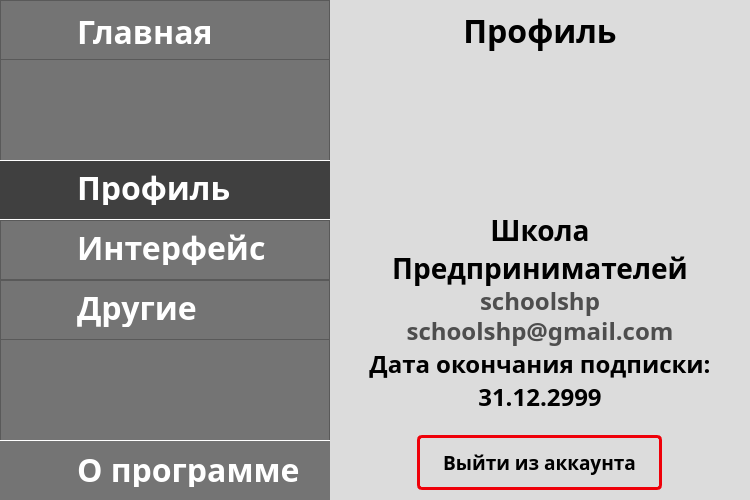
   <widget class="QWidget" name="widget_settings" native="true">
    <property name="enabled">
     <bool>true</bool>
    </property>
    <property name="geometry">
     <rect>
      <x>0</x>
      <y>0</y>
      <width>750</width>
      <height>500</height>
     </rect>
    </property>
    <property name="autoFillBackground">
     <bool>false</bool>
    </property>
    <property name="styleSheet">
     <string notr="true">background-color: #DCDCDC;</string>
    </property>
    <widget class="QFrame" name="frame_settings_menu">
     <property name="geometry">
      <rect>
       <x>0</x>
       <y>0</y>
       <width>330</width>
       <height>500</height>
      </rect>
     </property>
     <property name="styleSheet">
      <string notr="true">background-color: rgb(116, 116, 116);</string>
     </property>
     <property name="frameShape">
      <enum>QFrame::StyledPanel</enum>
     </property>
     <property name="frameShadow">
      <enum>QFrame::Raised</enum>
     </property>
     <widget class="QFrame" name="frame_settings_menu_home">
      <property name="geometry">
       <rect>
        <x>0</x>
        <y>0</y>
        <width>330</width>
        <height>60</height>
       </rect>
      </property>
      <property name="styleSheet">
       <string notr="true">QFrame#frame_settings_menu_home{
border-bottom: 1px solid #FFF;
}</string>
      </property>
      <property name="frameShape">
       <enum>QFrame::StyledPanel</enum>
      </property>
      <property name="frameShadow">
       <enum>QFrame::Raised</enum>
      </property>
      <widget class="QLabel" name="label_settings_menu_home">
       <property name="geometry">
        <rect>
         <x>77</x>
         <y>18</y>
         <width>235</width>
         <height>26</height>
        </rect>
       </property>
       <property name="styleSheet">
        <string notr="true">color: #FFF;
font-family: Montserrat ExtraBold;
font-size: 32px;
font-style: normal;
font-weight: 800;
line-height: 24px; /* 75% */</string>
       </property>
       <property name="text">
        <string>Главная</string>
       </property>
      </widget>
      <widget class="QLabel" name="label_settings_menu_home_icon">
       <property name="geometry">
        <rect>
         <x>16</x>
         <y>8</y>
         <width>45</width>
         <height>45</height>
        </rect>
       </property>
       <property name="autoFillBackground">
        <bool>false</bool>
       </property>
       <property name="text">
        <string/>
       </property>
       <property name="pixmap">
        <pixmap>../Images/House_01.svg</pixmap>
       </property>
      </widget>
     </widget>
     <widget class="QFrame" name="frame_settings_menu_profile">
      <property name="geometry">
       <rect>
        <x>0</x>
        <y>160</y>
        <width>330</width>
        <height>60</height>
       </rect>
      </property>
      <property name="styleSheet">
       <string notr="true">QFrame#frame_settings_menu_profile{
border-top: 1px solid #FFF;
border-bottom: 1px solid #FFF;
background: #404040;
}</string>
      </property>
      <property name="frameShape">
       <enum>QFrame::StyledPanel</enum>
      </property>
      <property name="frameShadow">
       <enum>QFrame::Raised</enum>
      </property>
      <widget class="QLabel" name="label_settings_menu_profile">
       <property name="geometry">
        <rect>
         <x>77</x>
         <y>10</y>
         <width>235</width>
         <height>35</height>
        </rect>
       </property>
       <property name="autoFillBackground">
        <bool>false</bool>
       </property>
       <property name="styleSheet">
        <string notr="true">color: #FFF;
font-family: Montserrat ExtraBold;
font-size: 32px;
font-style: normal;
font-weight: 800;
line-height: 24px; /* 75% */
background-color: rgba(0, 0, 0, 0);</string>
       </property>
       <property name="text">
        <string>Профиль</string>
       </property>
      </widget>
      <widget class="QLabel" name="label_settings_menu_profile_icon">
       <property name="geometry">
        <rect>
         <x>16</x>
         <y>8</y>
         <width>45</width>
         <height>45</height>
        </rect>
       </property>
       <property name="autoFillBackground">
        <bool>false</bool>
       </property>
       <property name="styleSheet">
        <string notr="true">background-color: rgba(0, 0, 0, 0);</string>
       </property>
       <property name="text">
        <string/>
       </property>
       <property name="pixmap">
        <pixmap>../Images/person-circle.svg</pixmap>
       </property>
      </widget>
     </widget>
     <widget class="QFrame" name="frame_settings_menu_interface">
      <property name="geometry">
       <rect>
        <x>0</x>
        <y>220</y>
        <width>330</width>
        <height>60</height>
       </rect>
      </property>
      <property name="styleSheet">
       <string notr="true">QFrame#frame_settings_menu_interface{
border-bottom: 1px solid #FFF;
}</string>
      </property>
      <property name="frameShape">
       <enum>QFrame::StyledPanel</enum>
      </property>
      <property name="frameShadow">
       <enum>QFrame::Raised</enum>
      </property>
      <widget class="QLabel" name="label_settings_menu_interface">
       <property name="geometry">
        <rect>
         <x>77</x>
         <y>10</y>
         <width>235</width>
         <height>35</height>
        </rect>
       </property>
       <property name="styleSheet">
        <string notr="true">color: #FFF;
font-family: Montserrat ExtraBold;
font-size: 32px;
font-style: normal;
font-weight: 800;
line-height: 24px; /* 75% */
background-color: rgba(0, 0, 0, 0);</string>
       </property>
       <property name="text">
        <string>Интерфейс</string>
       </property>
      </widget>
      <widget class="QLabel" name="label_settings_menu_interface_icon">
       <property name="geometry">
        <rect>
         <x>16</x>
         <y>8</y>
         <width>45</width>
         <height>45</height>
        </rect>
       </property>
       <property name="autoFillBackground">
        <bool>false</bool>
       </property>
       <property name="styleSheet">
        <string notr="true">background-color: rgba(0, 0, 0, 0);</string>
       </property>
       <property name="text">
        <string/>
       </property>
       <property name="pixmap">
        <pixmap>../Images/Slider_03.svg</pixmap>
       </property>
      </widget>
     </widget>
     <widget class="QFrame" name="frame_settings_menu_other">
      <property name="geometry">
       <rect>
        <x>0</x>
        <y>280</y>
        <width>330</width>
        <height>60</height>
       </rect>
      </property>
      <property name="styleSheet">
       <string notr="true">QFrame#frame_settings_menu_other{
border-bottom: 1px solid #FFF;
}</string>
      </property>
      <property name="frameShape">
       <enum>QFrame::StyledPanel</enum>
      </property>
      <property name="frameShadow">
       <enum>QFrame::Raised</enum>
      </property>
      <widget class="QLabel" name="label_settings_menu_other">
       <property name="geometry">
        <rect>
         <x>77</x>
         <y>7</y>
         <width>235</width>
         <height>40</height>
        </rect>
       </property>
       <property name="styleSheet">
        <string notr="true">color: #FFF;
font-family: Montserrat ExtraBold;
font-size: 32px;
font-style: normal;
font-weight: 800;
line-height: 24px; /* 75% */
background-color: rgba(0, 0, 0, 0);</string>
       </property>
       <property name="text">
        <string>Другие</string>
       </property>
      </widget>
      <widget class="QLabel" name="label_settings_menu_other_icon">
       <property name="geometry">
        <rect>
         <x>16</x>
         <y>8</y>
         <width>45</width>
         <height>45</height>
        </rect>
       </property>
       <property name="autoFillBackground">
        <bool>false</bool>
       </property>
       <property name="styleSheet">
        <string notr="true">background-color: rgba(0, 0, 0, 0);</string>
       </property>
       <property name="text">
        <string/>
       </property>
       <property name="pixmap">
        <pixmap>../Images/More_Horizontal.svg</pixmap>
       </property>
      </widget>
     </widget>
     <widget class="QFrame" name="frame_settings_menu_about">
      <property name="geometry">
       <rect>
        <x>0</x>
        <y>440</y>
        <width>330</width>
        <height>60</height>
       </rect>
      </property>
      <property name="styleSheet">
       <string notr="true">QFrame#frame_settings_menu_about{
border-top: 1px solid #FFF;
}</string>
      </property>
      <property name="frameShape">
       <enum>QFrame::StyledPanel</enum>
      </property>
      <property name="frameShadow">
       <enum>QFrame::Raised</enum>
      </property>
      <widget class="QLabel" name="label_settings_menu_about">
       <property name="geometry">
        <rect>
         <x>77</x>
         <y>12</y>
         <width>235</width>
         <height>35</height>
        </rect>
       </property>
       <property name="styleSheet">
        <string notr="true">color: #FFF;
font-family: Montserrat ExtraBold;
font-size: 32px;
font-style: normal;
font-weight: 800;
line-height: 24px; /* 75% */
background-color: rgba(0, 0, 0, 0);</string>
       </property>
       <property name="text">
        <string>О программе</string>
       </property>
      </widget>
      <widget class="QLabel" name="label__settings_menu_about_icon">
       <property name="geometry">
        <rect>
         <x>16</x>
         <y>8</y>
         <width>45</width>
         <height>45</height>
        </rect>
       </property>
       <property name="autoFillBackground">
        <bool>false</bool>
       </property>
       <property name="styleSheet">
        <string notr="true">background-color: rgba(0, 0, 0, 0);</string>
       </property>
       <property name="text">
        <string/>
       </property>
       <property name="pixmap">
        <pixmap>../Images/Info.svg</pixmap>
       </property>
      </widget>
     </widget>
    </widget>
    <widget class="QWidget" name="widget_settings_profile" native="true">
     <property name="geometry">
      <rect>
       <x>330</x>
       <y>0</y>
       <width>420</width>
       <height>500</height>
      </rect>
     </property>
     <widget class="QLabel" name="label_settings_profile_">
      <property name="geometry">
       <rect>
        <x>16</x>
        <y>0</y>
        <width>388</width>
        <height>60</height>
       </rect>
      </property>
      <property name="styleSheet">
       <string notr="true">color: #000;
font-family: Montserrat ExtraBold;
font-size: 32px;
font-style: normal;
font-weight: 800;
line-height: 24px; /* 75% */
background-color: rgba(0, 0, 0, 0);</string>
      </property>
      <property name="text">
       <string>Профиль</string>
      </property>
      <property name="alignment">
       <set>Qt::AlignCenter</set>
      </property>
     </widget>
     <widget class="QLabel" name="label_settings_profile_edit_icon">
      <property name="geometry">
       <rect>
        <x>359</x>
        <y>7</y>
        <width>45</width>
        <height>45</height>
       </rect>
      </property>
      <property name="autoFillBackground">
       <bool>false</bool>
      </property>
      <property name="styleSheet">
       <string notr="true">background-color: rgba(0, 0, 0, 0);</string>
      </property>
      <property name="text">
       <string/>
      </property>
      <property name="pixmap">
       <pixmap>../Images/Edit_Pencil_01.svg</pixmap>
      </property>
     </widget>
     <widget class="QLabel" name="label_settings_profile_logo">
      <property name="geometry">
       <rect>
        <x>135</x>
        <y>60</y>
        <width>150</width>
        <height>150</height>
       </rect>
      </property>
      <property name="text">
       <string/>
      </property>
      <property name="pixmap">
       <pixmap>../Images/schoollogo.png</pixmap>
      </property>
      <property name="scaledContents">
       <bool>true</bool>
      </property>
     </widget>
     <widget class="QLabel" name="label_settings_profile_name">
      <property name="geometry">
       <rect>
        <x>16</x>
        <y>210</y>
        <width>388</width>
        <height>80</height>
       </rect>
      </property>
      <property name="styleSheet">
       <string notr="true">color: #000;
font-family: Montserrat ExtraBold;
font-feature-settings: 'clig' off, 'liga' off;
text-align: center;
font-size: 28px;
font-style: normal;
font-weight: 800;
line-height: 24px; /* 75% */
background-color: rgba(0, 0, 0, 0);</string>
      </property>
      <property name="text">
       <string>&lt;html&gt;&lt;head/&gt;&lt;body&gt;&lt;p&gt;Школа&lt;br&gt;                                                                                                                            Предпринимателей&lt;/p&gt;&lt;/body&gt;&lt;/html&gt;</string>
      </property>
      <property name="alignment">
       <set>Qt::AlignCenter</set>
      </property>
     </widget>
     <widget class="QLabel" name="label_settings_profile_username">
      <property name="geometry">
       <rect>
        <x>16</x>
        <y>285</y>
        <width>388</width>
        <height>31</height>
       </rect>
      </property>
      <property name="styleSheet">
       <string notr="true">color: rgba(0, 0, 0, 0.65);
font-family: Montserrat ExtraBold;
font-feature-settings: 'clig' off, 'liga' off;
text-align: center;
font-size: 24px;
font-style: normal;
font-weight: 800;
line-height: 24px; /* 75% */
background-color: rgba(0, 0, 0, 0);</string>
      </property>
      <property name="text">
       <string>schoolshp</string>
      </property>
      <property name="alignment">
       <set>Qt::AlignCenter</set>
      </property>
     </widget>
     <widget class="QLabel" name="label_settings_profile_email">
      <property name="geometry">
       <rect>
        <x>16</x>
        <y>315</y>
        <width>388</width>
        <height>31</height>
       </rect>
      </property>
      <property name="styleSheet">
       <string notr="true">color: rgba(0, 0, 0, 0.65);
font-family: Montserrat ExtraBold;
font-feature-settings: 'clig' off, 'liga' off;
text-align: center;
font-size: 24px;
font-style: normal;
font-weight: 800;
line-height: 24px; /* 75% */
background-color: rgba(0, 0, 0, 0);</string>
      </property>
      <property name="text">
       <string>schoolshp@gmail.com</string>
      </property>
      <property name="alignment">
       <set>Qt::AlignCenter</set>
      </property>
     </widget>
     <widget class="QLabel" name="label_settings_profile_sub_end">
      <property name="geometry">
       <rect>
        <x>16</x>
        <y>350</y>
        <width>388</width>
        <height>61</height>
       </rect>
      </property>
      <property name="styleSheet">
       <string notr="true">color: #000;
font-family: Montserrat ExtraBold;
font-feature-settings: 'clig' off, 'liga' off;
text-align: center;
font-size: 24px;
font-style: normal;
font-weight: 800;
line-height: 24px; /* 75% */
background-color: rgba(0, 0, 0, 0);</string>
      </property>
      <property name="text">
       <string>Дата окончания подписки:
31.12.2999</string>
      </property>
      <property name="alignment">
       <set>Qt::AlignCenter</set>
      </property>
     </widget>
     <widget class="QPushButton" name="pushButton_settings_profile_logout">
      <property name="geometry">
       <rect>
        <x>87</x>
        <y>435</y>
        <width>245</width>
        <height>55</height>
       </rect>
      </property>
      <property name="font">
       <font>
        <family>Montserrat ExtraBold</family>
        <pointsize>14</pointsize>
        <weight>75</weight>
        <bold>true</bold>
       </font>
      </property>
      <property name="autoFillBackground">
       <bool>false</bool>
      </property>
      <property name="styleSheet">
       <string notr="true">QPushButton{

border-radius: 5px;
border: 3px solid rgba(239, 0, 9, 1);
color:#000;
padding-top: -1px;

}

QPushButton::hover{

border-radius: 5px;
border: 3px solid #000;
color: #fff;
padding-top: -1px;
background-color: rgba(239, 0, 9, 1);
}</string>
      </property>
      <property name="text">
       <string>Выйти из аккаунта</string>
      </property>
      <property name="checkable">
       <bool>false</bool>
      </property>
      <property name="autoDefault">
       <bool>false</bool>
      </property>
      <property name="flat">
       <bool>false</bool>
      </property>
     </widget>
    </widget>
    <widget class="QWidget" name="widget_settings_interface" native="true">
     <property name="geometry">
      <rect>
       <x>330</x>
       <y>0</y>
       <width>420</width>
       <height>500</height>
      </rect>
     </property>
     <widget class="QLabel" name="label_settings_interface">
      <property name="geometry">
       <rect>
        <x>16</x>
        <y>0</y>
        <width>388</width>
        <height>60</height>
       </rect>
      </property>
      <property name="styleSheet">
       <string notr="true">color: #000;
font-family: Montserrat ExtraBold;
font-size: 32px;
font-style: normal;
font-weight: 800;
line-height: 24px; /* 75% */
background-color: rgba(0, 0, 0, 0);</string>
      </property>
      <property name="text">
       <string>Интерфейс</string>
      </property>
      <property name="alignment">
       <set>Qt::AlignCenter</set>
      </property>
     </widget>
     <widget class="QLabel" name="label_settings_interface_language">
      <property name="geometry">
       <rect>
        <x>16</x>
        <y>107</y>
        <width>150</width>
        <height>60</height>
       </rect>
      </property>
      <property name="styleSheet">
       <string notr="true">color: #000;
font-family: Montserrat ExtraBold;
font-size: 28px;
font-style: normal;
font-weight: 800;
line-height: 24px; /* 75% */
background-color: rgba(0, 0, 0, 0);</string>
      </property>
      <property name="text">
       <string>Язык</string>
      </property>
      <property name="alignment">
       <set>Qt::AlignLeading|Qt::AlignLeft|Qt::AlignVCenter</set>
      </property>
     </widget>
     <widget class="QLabel" name="label_settings_interface_theme">
      <property name="geometry">
       <rect>
        <x>16</x>
        <y>174</y>
        <width>150</width>
        <height>60</height>
       </rect>
      </property>
      <property name="styleSheet">
       <string notr="true">color: #000;
font-family: Montserrat ExtraBold;
font-size: 28px;
font-style: normal;
font-weight: 800;
line-height: 24px; /* 75% */
background-color: rgba(0, 0, 0, 0);</string>
      </property>
      <property name="text">
       <string>Тема</string>
      </property>
      <property name="alignment">
       <set>Qt::AlignLeading|Qt::AlignLeft|Qt::AlignVCenter</set>
      </property>
     </widget>
     <widget class="QComboBox" name="comboBox_settings_interface_language">
      <property name="geometry">
       <rect>
        <x>189</x>
        <y>110</y>
        <width>215</width>
        <height>55</height>
       </rect>
      </property>
      <property name="styleSheet">
       <string notr="true">QComboBox#comboBox_settings_interface_language{
	border: 0px;
	background-color: rgb(116, 116, 116);
	border-radius: 8px;
	color: #fff;
	font-family: Montserrat ExtraBold;
	font-size: 28px;
	font-style: normal;
	font-weight: 800;
	line-height: 24px; /* 85.714% */
	

}
QComboBox#comboBox_settings_interface_language::drop-down{
border: 0px;
border-radius: 5px;
background-color: rgb(116, 116, 116);
}

QComboBox#comboBox_settings_interface_language::down-arrow{
	image: url();
}</string>
      </property>
      <item>
       <property name="text">
        <string>Русский</string>
       </property>
      </item>
      <item>
       <property name="text">
        <string>English</string>
       </property>
      </item>
     </widget>
     <widget class="QComboBox" name="comboBox_settings_interface_theme">
      <property name="geometry">
       <rect>
        <x>189</x>
        <y>177</y>
        <width>215</width>
        <height>55</height>
       </rect>
      </property>
      <property name="styleSheet">
       <string notr="true">QComboBox#comboBox_settings_interface_theme{
	border: 0px;
	background-color: rgb(116, 116, 116);
	border-radius: 8px;
	color: #fff;
	font-family: Montserrat ExtraBold;
	font-size: 28px;
	font-style: normal;
	font-weight: 800;
	line-height: 24px; /* 85.714% */
	

}
QComboBox#comboBox_settings_interface_theme::drop-down{
border: 0px;
border-radius: 5px;
background-color: rgb(116, 116, 116);
}

QComboBox#comboBox_settings_interface_theme::down-arrow{
	image: url();
}</string>
      </property>
      <item>
       <property name="text">
        <string>Cветлая</string>
       </property>
      </item>
      <item>
       <property name="text">
        <string>Тёмная</string>
       </property>
      </item>
     </widget>
    </widget>
    <widget class="QWidget" name="widget_settings_other" native="true">
     <property name="geometry">
      <rect>
       <x>330</x>
       <y>0</y>
       <width>420</width>
       <height>500</height>
      </rect>
     </property>
     <widget class="QLabel" name="label_settings_other">
      <property name="geometry">
       <rect>
        <x>16</x>
        <y>0</y>
        <width>388</width>
        <height>60</height>
       </rect>
      </property>
      <property name="styleSheet">
       <string notr="true">color: #000;
font-family: Montserrat ExtraBold;
font-size: 32px;
font-style: normal;
font-weight: 800;
line-height: 24px; /* 75% */
background-color: rgba(0, 0, 0, 0);</string>
      </property>
      <property name="text">
       <string>Другие настройки</string>
      </property>
      <property name="alignment">
       <set>Qt::AlignCenter</set>
      </property>
     </widget>
    </widget>
    <widget class="QWidget" name="widget_settings_about" native="true">
     <property name="geometry">
      <rect>
       <x>330</x>
       <y>0</y>
       <width>420</width>
       <height>500</height>
      </rect>
     </property>
     <widget class="QLabel" name="label_settings_about">
      <property name="geometry">
       <rect>
        <x>16</x>
        <y>0</y>
        <width>388</width>
        <height>60</height>
       </rect>
      </property>
      <property name="styleSheet">
       <string notr="true">color: #000;
font-family: Montserrat ExtraBold;
font-size: 32px;
font-style: normal;
font-weight: 800;
line-height: 24px; /* 75% */
background-color: rgba(0, 0, 0, 0);</string>
      </property>
      <property name="text">
       <string>О программе</string>
      </property>
      <property name="alignment">
       <set>Qt::AlignCenter</set>
      </property>
     </widget>
     <widget class="QLabel" name="labelt_settings_about_logo_u2p_sim_full">
      <property name="geometry">
       <rect>
        <x>110</x>
        <y>73</y>
        <width>210</width>
        <height>117</height>
       </rect>
      </property>
      <property name="text">
       <string/>
      </property>
      <property name="pixmap">
       <pixmap>../Images/u2p_sim_full_logo.svg</pixmap>
      </property>
      <property name="scaledContents">
       <bool>true</bool>
      </property>
     </widget>
     <widget class="QLabel" name="label_settings_about_logo_u2p">
      <property name="geometry">
       <rect>
        <x>117</x>
        <y>271</y>
        <width>185</width>
        <height>117</height>
       </rect>
      </property>
      <property name="text">
       <string/>
      </property>
      <property name="pixmap">
       <pixmap>../Images/u2p_full_logo.svg</pixmap>
      </property>
      <property name="scaledContents">
       <bool>true</bool>
      </property>
     </widget>
     <widget class="QLabel" name="label_settings_about_dev_inf">
      <property name="geometry">
       <rect>
        <x>20</x>
        <y>190</y>
        <width>388</width>
        <height>75</height>
       </rect>
      </property>
      <property name="styleSheet">
       <string notr="true">color: #000;
font-family: Montserrat ExtraBold;
font-size: 28px;
font-style: normal;
font-weight: 800;
line-height: 24px; /* 75% */
background-color: rgba(0, 0, 0, 0);</string>
      </property>
      <property name="text">
       <string>Разработана karton4ik
при поддержке</string>
      </property>
      <property name="alignment">
       <set>Qt::AlignCenter</set>
      </property>
     </widget>
     <widget class="QLabel" name="label_settings_about_contact_text">
      <property name="geometry">
       <rect>
        <x>16</x>
        <y>400</y>
        <width>200</width>
        <height>41</height>
       </rect>
      </property>
      <property name="styleSheet">
       <string notr="true">color: #000;
font-family: Montserrat ExtraBold;
font-size: 28px;
font-style: normal;
font-weight: 800;
line-height: 24px; /* 75% */
background-color: rgba(0, 0, 0, 0);</string>
      </property>
      <property name="text">
       <string>Контакты</string>
      </property>
      <property name="alignment">
       <set>Qt::AlignLeading|Qt::AlignLeft|Qt::AlignVCenter</set>
      </property>
     </widget>
     <widget class="QLabel" name="label_settings_about_version_text">
      <property name="geometry">
       <rect>
        <x>16</x>
        <y>450</y>
        <width>141</width>
        <height>41</height>
       </rect>
      </property>
      <property name="styleSheet">
       <string notr="true">color: #000;
font-family: Montserrat ExtraBold;
font-size: 28px;
font-style: normal;
font-weight: 800;
line-height: 24px; /* 75% */
background-color: rgba(0, 0, 0, 0);</string>
      </property>
      <property name="text">
       <string>Версия</string>
      </property>
      <property name="alignment">
       <set>Qt::AlignLeading|Qt::AlignLeft|Qt::AlignVCenter</set>
      </property>
     </widget>
     <widget class="QLabel" name="label_settings_about_conctact">
      <property name="geometry">
       <rect>
        <x>220</x>
        <y>400</y>
        <width>181</width>
        <height>41</height>
       </rect>
      </property>
      <property name="styleSheet">
       <string notr="true">color: #000;
font-family: Montserrat ExtraBold;
font-size: 28px;
font-style: normal;
font-weight: 800;
line-height: 24px; /* 75% */
background-color: rgba(0, 0, 0, 0);</string>
      </property>
      <property name="text">
       <string>u2p.kz</string>
      </property>
      <property name="alignment">
       <set>Qt::AlignRight|Qt::AlignTrailing|Qt::AlignVCenter</set>
      </property>
     </widget>
     <widget class="QLabel" name="label_settings_about_version">
      <property name="geometry">
       <rect>
        <x>160</x>
        <y>450</y>
        <width>241</width>
        <height>41</height>
       </rect>
      </property>
      <property name="styleSheet">
       <string notr="true">color: #000;
font-family: Montserrat ExtraBold;
font-size: 28px;
font-style: normal;
font-weight: 800;
line-height: 24px; /* 75% */
background-color: rgba(0, 0, 0, 0);</string>
      </property>
      <property name="text">
       <string>1.1 closed beta</string>
      </property>
      <property name="alignment">
       <set>Qt::AlignRight|Qt::AlignTrailing|Qt::AlignVCenter</set>
      </property>
     </widget>
    </widget>
    <zorder>frame_settings_menu</zorder>
    <zorder>widget_settings_interface</zorder>
    <zorder>widget_settings_other</zorder>
    <zorder>widget_settings_about</zorder>
    <zorder>widget_settings_profile</zorder>
   </widget>
